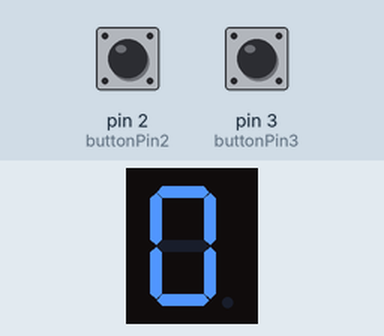
Bench run of a sketch on a simulated Arduino Uno, built with avr-gcc and run on an emulated ATmega328P. On the bench: 1-digit seven-segment display. Wiring (inferred from the names in the program): 1-digit 7-segment display, segments lit when LOW: segments pin 7, pin 6, pin 5, pin 11, pin 10, pin 8, pin 9, pin 4. The test bench sets the inputs (shaded band); at power-on: pin 3 (buttonPin3) HIGH, pin 2 (buttonPin2) HIGH. The segment pins are drawn as the display they are named for.

Above: at 1.2 s.
1.3 s: pin 3 (buttonPin3) pulled LOW for 0.15 s
At 2.3 s:
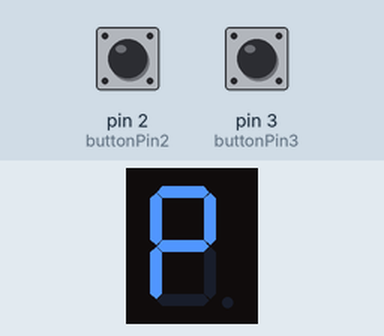
2.9 s: pin 3 (buttonPin3) pulled LOW for 1 s
At 3.5 s:
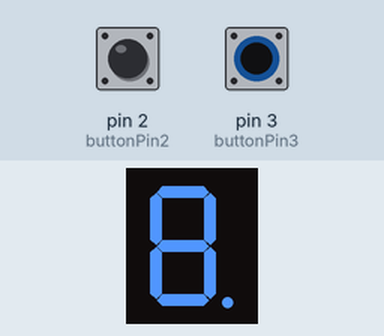
5.4 s: pin 3 (buttonPin3) pulled LOW for 0.15 s
At 6.6 s:
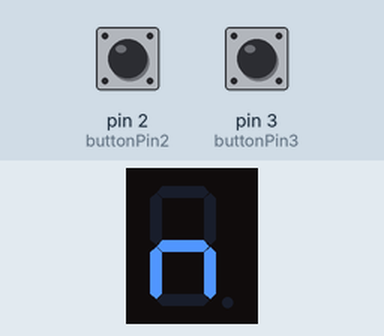
7.0 s: pin 3 (buttonPin3) pulled LOW for 3.2 s
At 7.8 s:
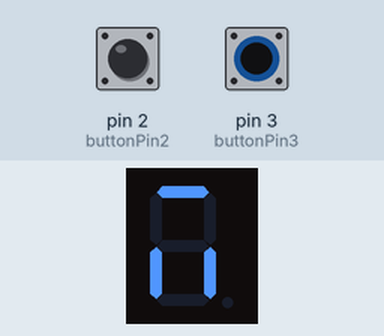
11.7 s: pin 3 (buttonPin3) pulled LOW for 0.15 s
At 12.6 s:
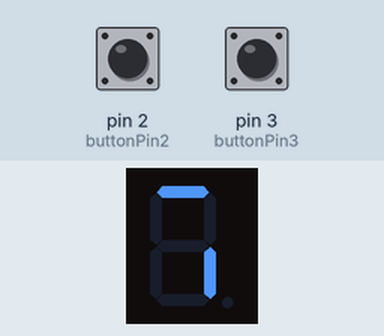
13.3 s: pin 3 (buttonPin3) pulled LOW for 1 s
At 13.8 s:
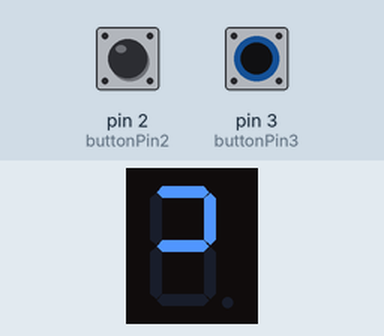
Timing chart, 0 to 16.3 s (numbered marks = the images above; inputs shaded):
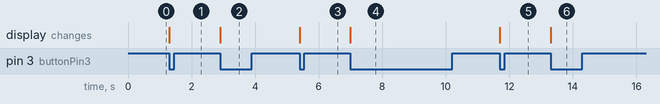

Measured:
- after the input at 1.3 s, the display: changes at once (image 1)
- after the input at 2.9 s, the display: changes at once (image 2)
- after the input at 5.4 s, the display: changes at once (image 3)
- after the input at 7.0 s, the display: changes at once (image 4)
- after the input at 11.7 s, the display: changes at once (image 5)
- after the input at 13.3 s, the display: changes at once (image 6)

The sketch:

modul2_2input.ino
```cpp
#include <Arduino.h>

// Pin 7-Segment (a b c d e f g dp)
const int segmentPins[8] = {7, 6, 5, 11, 10, 8, 9, 4};

// Push button
const int buttonPin2 = 2;
const int buttonPin3 = 3;

// Counter
int counter = 0;

// State button
bool lastButtonState2 = HIGH;
bool lastButtonState3 = HIGH;

// Pola digit 0-F
byte digitPattern[16][8] = {
  {1,1,1,1,1,1,0,0}, //0
  {0,1,1,0,0,0,0,0}, //1
  {1,1,0,1,1,0,1,0}, //2
  {1,1,1,1,0,0,1,0}, //3
  {0,1,1,0,0,1,1,0}, //4
  {1,0,1,1,0,1,1,0}, //5
  {1,0,1,1,1,1,1,0}, //6
  {1,1,1,0,0,0,0,0}, //7
  {1,1,1,1,1,1,1,0}, //8
  {1,1,1,1,0,1,1,0}, //9
  {1,1,1,0,1,1,1,0}, //A
  {0,0,1,1,1,1,1,0}, //b
  {1,0,0,1,1,1,0,0}, //C
  {0,1,1,1,1,0,1,0}, //d
  {1,0,0,1,1,1,1,0}, //E
  {1,0,0,0,1,1,1,0}  //F
};

// Tampilkan digit
void displayDigit(int num)
{
  for(int i=0; i<8; i++)
  {
    digitalWrite(segmentPins[i], !digitPattern[num][i]);
  }
}

void setup()
{
  for(int i=0; i<8; i++)
  {
    pinMode(segmentPins[i], OUTPUT);
  }

  pinMode(buttonPin2, INPUT_PULLUP);
  pinMode(buttonPin3, INPUT_PULLUP);

  displayDigit(counter); // tampilkan awal
}

void loop()
{
  bool currentButtonState2 = digitalRead(buttonPin2);
  bool currentButtonState3= digitalRead(buttonPin3);

  // deteksi tekan (HIGH -> LOW)
  if (lastButtonState2 == HIGH && currentButtonState2 == LOW)
  {
    counter++;
    if(counter > 15) counter = 0;

    displayDigit(counter); // update hanya saat ditekan

    delay(200); // debounce sederhana
  }
  if (lastButtonState3 == HIGH && currentButtonState3 == LOW)
  {
    counter--;
    if(counter > 15) counter = 0;

    displayDigit(counter); // update hanya saat ditekan

    delay(200); // debounce sederhana
  }

  lastButtonState2 = currentButtonState2;
  lastButtonState3 = currentButtonState3;
}
```
